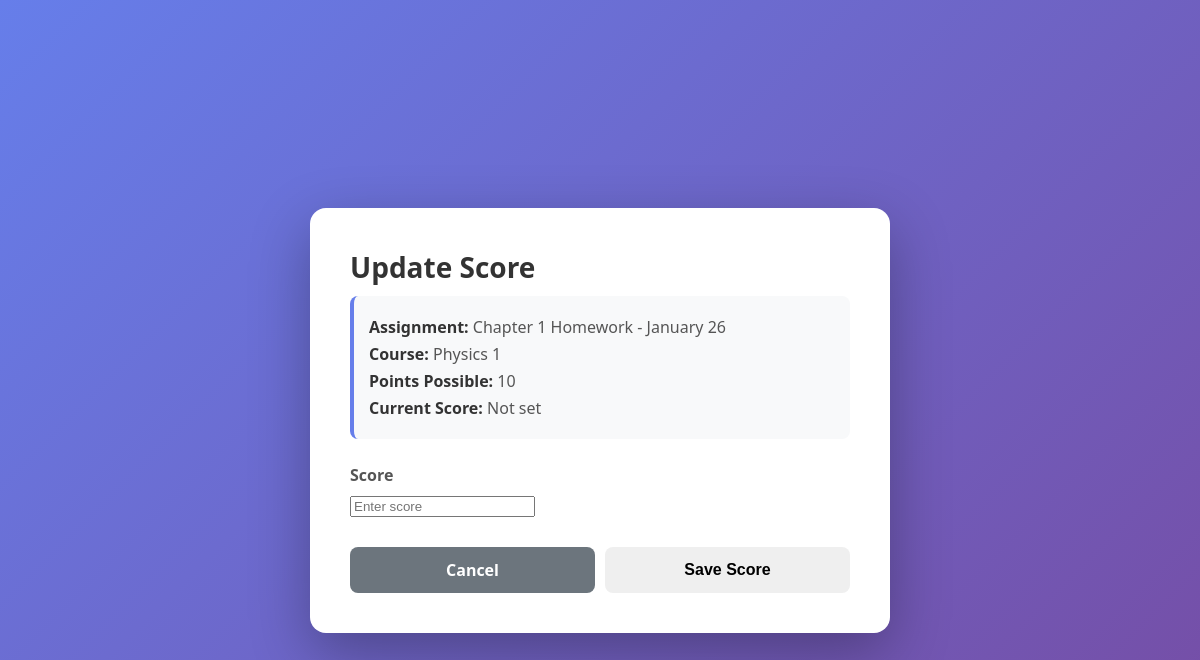
The page /dashboard/scores/update/11/ (signed in) on the database as committed earlier.
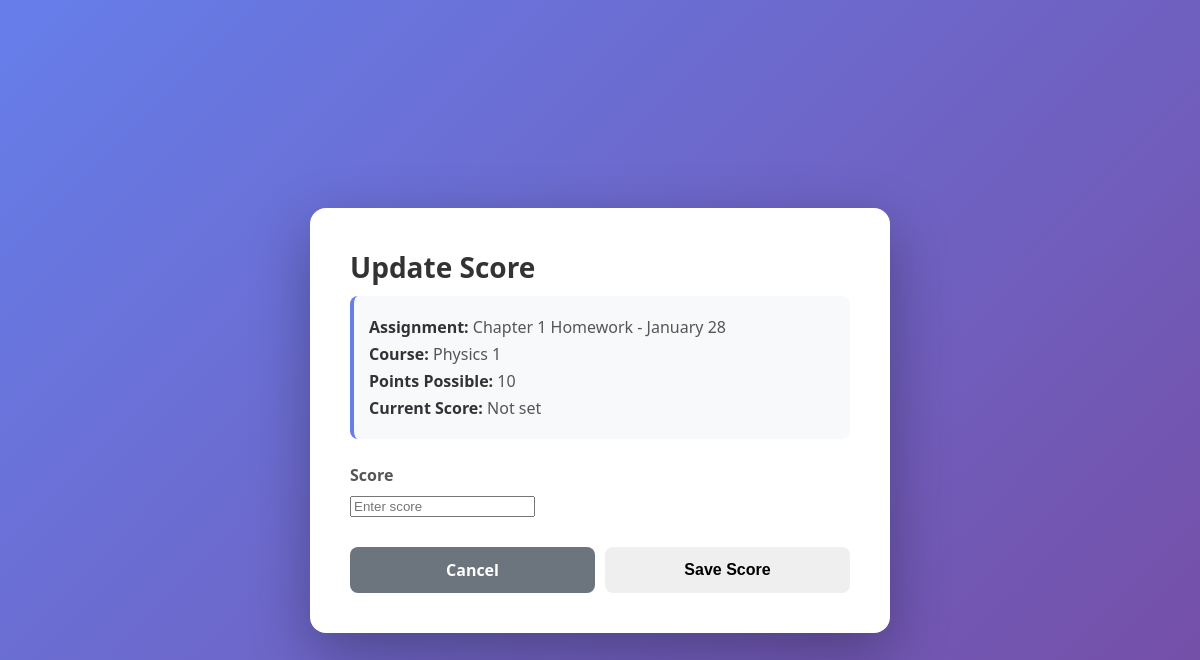
The same page on the database as committed later.
### models/assignment.py (models this page shows, shortened)
class Assignment(db.Model):
    __tablename__ = "assignments"
    assignment_id = db.Column("assignment_id", db.Integer, primary_key=True, autoincrement=True)
    user_id = db.Column("user_id", db.Integer, db.ForeignKey("users.user_id"), nullable=False)
    course_id = db.Column("course_id", db.Integer, db.ForeignKey("courses.course_id"), nullable=False)
    course = db.relationship("Course", back_populates="assignments", foreign_keys="Assignment.course_id")
    title = db.Column("title", db.Text, nullable=False)
    description = db.Column("description", db.Text, nullable=True)
    due = db.Column("due", db.Text, nullable=False)        # ISO-8601 text datetime recommended
    status = db.Column("status", db.Integer, nullable=True)  # 0/1 or enum-like int
    created = db.Column("created", db.Text, nullable=True)
    updated = db.Column("updated", db.Text, nullable=True)
    points_possible = db.Column("points_possible", db.Integer, nullable=True)
    score = db.Column("score", db.Float, nullable=True)  # Actual score achieved
    canvas_assignment_id = db.Column("canvas_assignment_id", db.Integer, nullable=True)
    workflow_state = db.Column("workflow_state", db.Text, nullable=True)
    unlock_at = db.Column("unlock_at", db.Text, nullable=True)
    html_url = db.Column("html_url", db.Text, nullable=True)
    submission_type = db.Column("submission_type", db.Text, nullable=True)
    canvas_base_url = db.Column("canvas_base_url", db.Text, nullable=True)
    last_canvas_sync = db.Column("last_canvas_sync", db.Text, nullable=True)
    effort = db.Column("effort", db.Integer, nullable=True, default=1) # 1=Low, 2=Med, 3=High
    event_id = db.Column("event_id", db.Text, nullable=True)

### Website/Scores/scoreManager.py (the view, shortened to what this page needs)
@scores_bp.route("/scores/update/<int:assignment_id>/", methods=["GET", "POST"])
@login_required
def updateScoreForm(assignment_id):
    user_id = current_user.user_id
    form = ScoreForm()
    assignment = repo.getAssignmentById(user_id, assignment_id)
    if assignment is None:
        flash("Assignment not found", "error")
        return redirect(url_for("mainPage.dashboard"))
    if request.method == "GET":
        form.assignment_id.data = assignment_id
        form.score.data = assignment.score
    return render_template("updateScore.html", form=form, assignment=assignment)

### forms/scoreForm.py
class ScoreForm(FlaskForm):
    assignment_id = HiddenField(
        validators=[InputRequired()]
    )
    score = FloatField(
        'Score',
        validators=[Optional(), NumberRange(min=0)],
        render_kw={"placeholder": "Enter score", "step": "0.01"}
    )
    submit = SubmitField("Save Score")

### Website/Login/login.py (called while the page is built)
@loginManager.user_loader
def load_user(user_id):
    return repo.getUserById(user_id=user_id)

### repositories/assignmentRepo.py (called while the page is built)
    def getAssignmentById(self, user_id, assignment_id):
        return (
            Assignment.query
            .filter_by(user_id=user_id, assignment_id=assignment_id)
            .first()
        )

### repositories/userRepo.py (called while the page is built)
    def getUserById(self, user_id):
        user = User.query.filter_by(user_id=user_id).first()
        if user is not None:
            return user
        else:
            return None

### Website/Scores/templates/updateScore.html (shortened to what this page needs)
<!DOCTYPE html>
<html lang="en">
<head>
</head>
<body>
    <div class="container">
        <h1>Update Score</h1>
        <div class="assignment-info">
            <p><strong>Assignment:</strong> {{ assignment.title }}</p>
            <p><strong>Course:</strong> {{ assignment.course.course_name if assignment.course else 'N/A' }}</p>
            <p><strong>Points Possible:</strong> {{ assignment.points_possible if assignment.points_possible else 'N/A'
                }}</p>
            <p><strong>Current Score:</strong> {{ assignment.score if assignment.score is not none else 'Not set' }}</p>
        </div>
        <form method="POST" action="{{ url_for('scores.updateScoreForm', assignment_id=assignment.assignment_id) }}">
            <div class="form-group">
                {{ form.score.label }}
                {{ form.score }}
            </div>
            <div class="btn-group">
                <a href="{{ url_for('mainPage.dashboard') }}" class="btn btn-secondary">Cancel</a>
                {{ form.submit(class="btn") }}
            </div>
        </form>
    </div>
</body>
</html>

Rows that differ between the two databases and show on the page:
changed Assignment "Not set": title "Chapter 1 Homework - January 26" → "Chapter 1 Homework - January 28"
